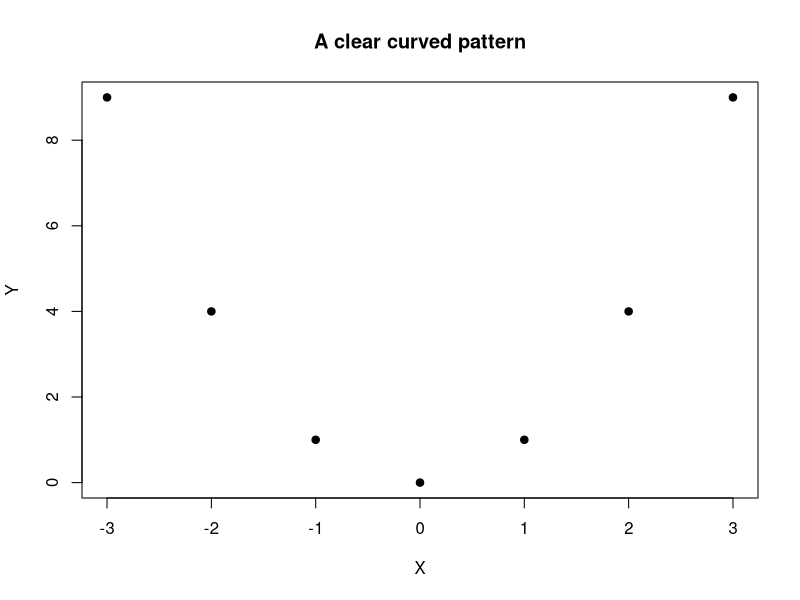

Recreate this plot in R.
## ---- chunk 1
x <- -3:3
y <- x^2
plot(x, y, main = "A clear curved pattern", pch = 19,
     xlab = "X", ylab = "Y")
cor(x, y)
